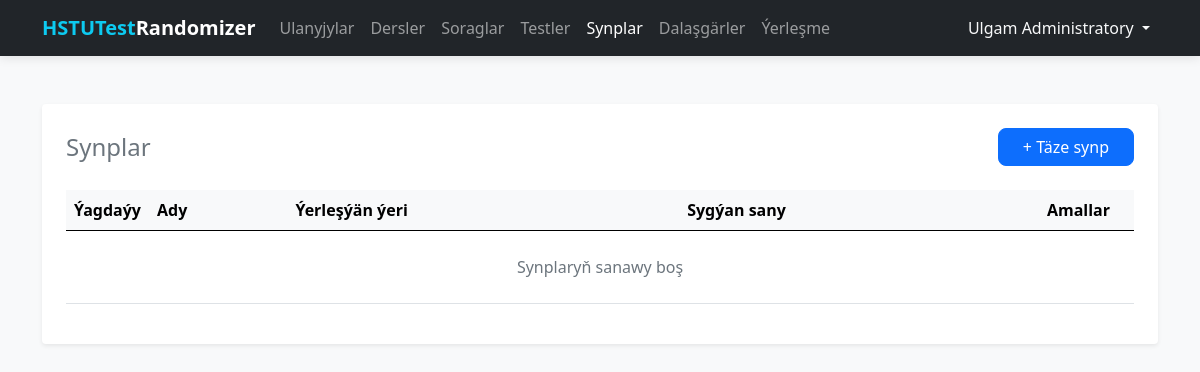
The app's page /classrooms/ (signed in), older data.
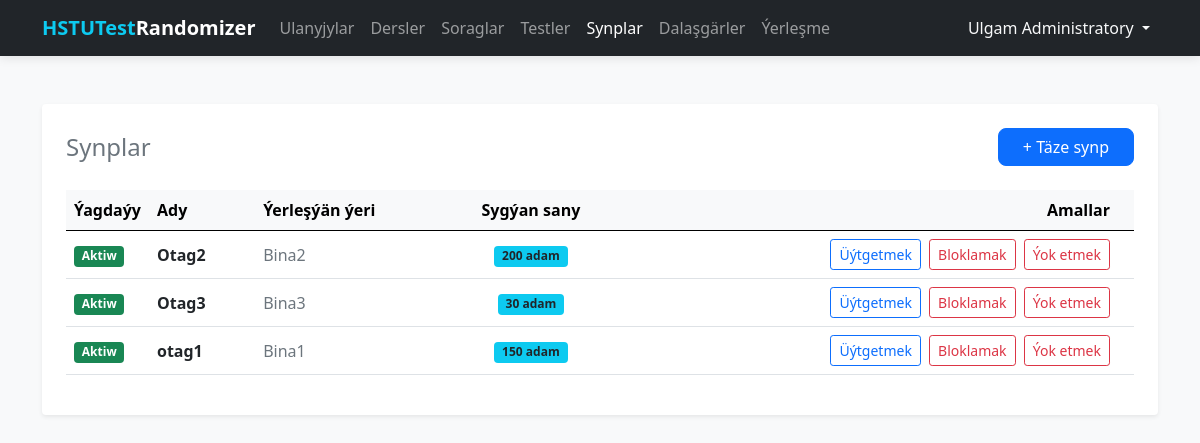
The same page, newer data.
### tables this page shows
CREATE TABLE users (
    id INTEGER PRIMARY KEY AUTOINCREMENT,
    full_name TEXT NOT NULL,
    username TEXT UNIQUE NOT NULL,
    password TEXT NOT NULL
);

CREATE TABLE classrooms (
    id INTEGER PRIMARY KEY AUTOINCREMENT,
    name TEXT NOT NULL UNIQUE,
    location TEXT NOT NULL,
    capacity INTEGER NOT NULL CHECK (capacity > 0),
    is_active INTEGER DEFAULT 1
);

### routes/classrooms.py (the view)
@classrooms_bp.route('/')
@login_required
def index():
    db = get_db_connection()
    classrooms = db.execute('SELECT * FROM classrooms ORDER BY name ASC').fetchall()
    db.close()
    return render_template('classrooms/list.html', classrooms=classrooms)

### database.py (called while the page is built)
def get_db_connection():
    conn = sqlite3.connect(DATABASE)
    conn.row_factory = sqlite3.Row  # Позволяет обращаться к полям по именам
    return conn

### templates/classrooms/list.html
{% extends 'base.html' %}
{% block content %}
<div class="main-card shadow-sm p-4 bg-white rounded">
    <div class="d-flex justify-content-between align-items-center mb-4">
        <h2 class="h4 mb-0 text-secondary">Synplar</h2>
        <a href="{{ url_for('classrooms.create') }}" class="btn btn-primary px-4">
            + Täze synp
        </a>
    </div>
    <div class="table-responsive">
        <table class="table align-middle">
            <thead class="table-light">
                <tr>
                    <th style="width: 80px;">Ýagdaýy</th>
                    <th>Ady</th>
                    <th>Ýerleşýän ýeri</th>
                    <th style="width: 130px;" class="text-center">Sygýan sany</th>
                    <th class="text-end px-4">Amallar</th>
                </tr>
            </thead>
            <tbody>
                {% for c in classrooms %}
                <tr class="{{ 'table-light opacity-50' if not c.is_active else '' }}">
                    <td>
                        {% if c.is_active %}
                        <span class="badge bg-success">Aktiw</span>
                        {% else %}
                        <span class="badge bg-secondary">Bloklanan</span>
                        {% endif %}
                    </td>
                    <td>
                        <span class="{{ 'text-decoration-line-through' if not c.is_active else 'fw-bold' }}">
                            {{ c.name }}
                        </span>
                    </td>
                    <td class="text-muted">{{ c.location }}</td>
                    <td class="text-center">
                        <span class="badge bg-info text-dark">{{ c.capacity }} adam</span>
                    </td>
                    <td class="text-end px-4">
                        <a href="{{ url_for('classrooms.edit', id=c.id) }}"
                           class="btn btn-sm btn-outline-primary me-1">Üýtgetmek</a>
                        <form action="{{ url_for('classrooms.toggle', id=c.id) }}" method="POST" class="d-inline">
                            <button type="submit"
                                class="btn btn-sm {{ 'btn-outline-danger' if c.is_active else 'btn-outline-success' }}">
                                {{ 'Bloklamak' if c.is_active else 'Açmak' }}
                            </button>
                        </form>
                        <form action="{{ url_for('classrooms.delete', id=c.id) }}" method="POST" class="d-inline"
                              onsubmit="return confirm('Synpy ýok etmek «{{ c.name }}»?')">
                            <button type="submit" class="btn btn-sm btn-outline-danger ms-1">Ýok etmek</button>
                        </form>
                    </td>
                </tr>
                {% else %}
                <tr>
                    <td colspan="5" class="text-center py-4 text-muted">Synplaryň sanawy boş</td>
                </tr>
                {% endfor %}
            </tbody>
        </table>
    </div>
</div>
{% endblock %}

### templates/base.html (shortened to what this page needs)
<!DOCTYPE html>
<html lang="ru">
<head>
    <link rel="stylesheet" href="{{ url_for('static', filename='css/bootstrap.min.css') }}">
</head>
<body>
    <nav class="navbar navbar-expand-lg navbar-dark bg-dark">
        <div class="container">
            <a class="navbar-brand fw-bold" href="/">
                <span class="text-info">HSTUTest</span>Randomizer
            </a>
            <div class="collapse navbar-collapse" id="navbarNav">
                <ul class="navbar-nav me-auto">
                    {% if current_user.is_authenticated %}
                    <li class="nav-item">
                        <a class="nav-link {{ 'active' if request.endpoint == 'users.index' }}"
                            href="{{ url_for('users.index') }}">Ulanyjylar</a>
                    </li>
                    <li class="nav-item">
                        <a class="nav-link" href="{{ url_for('subjects.index') }}">Dersler</a>
                    </li>
                    <li class="nav-item">
                        <a class="nav-link" href="{{ url_for('questions.index') }}">Soraglar</a>
                    </li>
                    <li class="nav-item">
                        <a class="nav-link {{ 'active' if request.endpoint and request.endpoint.startswith('tests.') }}"
                            href="{{ url_for('tests.index') }}">Testler</a>
                    </li>
                    <li class="nav-item">
                        <a class="nav-link {{ 'active' if request.endpoint and request.endpoint.startswith('classrooms.') }}"
                            href="{{ url_for('classrooms.index') }}">Synplar</a>
                    </li>
                    <li class="nav-item">
                        <a class="nav-link {{ 'active' if request.endpoint and request.endpoint.startswith('students.') }}"
                            href="{{ url_for('students.index') }}">Dalaşgärler</a>
                    </li>
                    <li class="nav-item">
                        <a class="nav-link {{ 'active' if request.endpoint and request.endpoint.startswith('exam.') }}"
                            href="{{ url_for('exam.index') }}">Ýerleşme</a>
                    </li>
                    {% endif %}
                </ul>
                <ul class="navbar-nav">
                    {% if current_user.is_authenticated %}
                    <li class="nav-item dropdown">
                        <a class="nav-link dropdown-toggle text-light" href="#" id="userDropdown" role="button"
                            data-bs-toggle="dropdown">
                            {{ current_user.full_name }}
                        </a>
                    </li>
                    {% else %}
                    <li class="nav-item">
                        <a class="nav-link" href="{{ url_for('auth.login') }}">Ulgama girmek</a>
                    </li>
                    {% endif %}
                </ul>
            </div>
        </div>
    </nav>
    <div class="container">
        {% block content %}{% endblock %}
    </div>
</body>
</html>

### templates/base.html (style rules this page uses)
:root { --bg-color: #f8f9fa; }
body { background-color: var(--bg-color); font-family: 'Segoe UI', Tahoma, Geneva, Verdana, sans-serif; }
.navbar { box-shadow: 0 2px 10px rgba(0, 0, 0, 0.1); }
.main-card { background: #ffffff; border: none; border-radius: 12px; box-shadow: 0 0.5rem 1rem rgba(0, 0, 0, 0.05); padding: 2rem; margin-top: 2rem; }
.btn-primary { border-radius: 8px; }

Row changes from the older to the newer data that the page shows:
added classrooms: shows "Aktiw", name "Otag2", location "Bina2", capacity "200", is_active "Bloklamak"
added classrooms: shows "Aktiw", name "Otag3", location "Bina3", capacity "30", is_active "Bloklamak"
added classrooms: shows "Aktiw", name "otag1", location "Bina1", capacity "150", is_active "Bloklamak"
Text that changed along with them:
text no longer shown: "Synplaryň sanawy boş"
